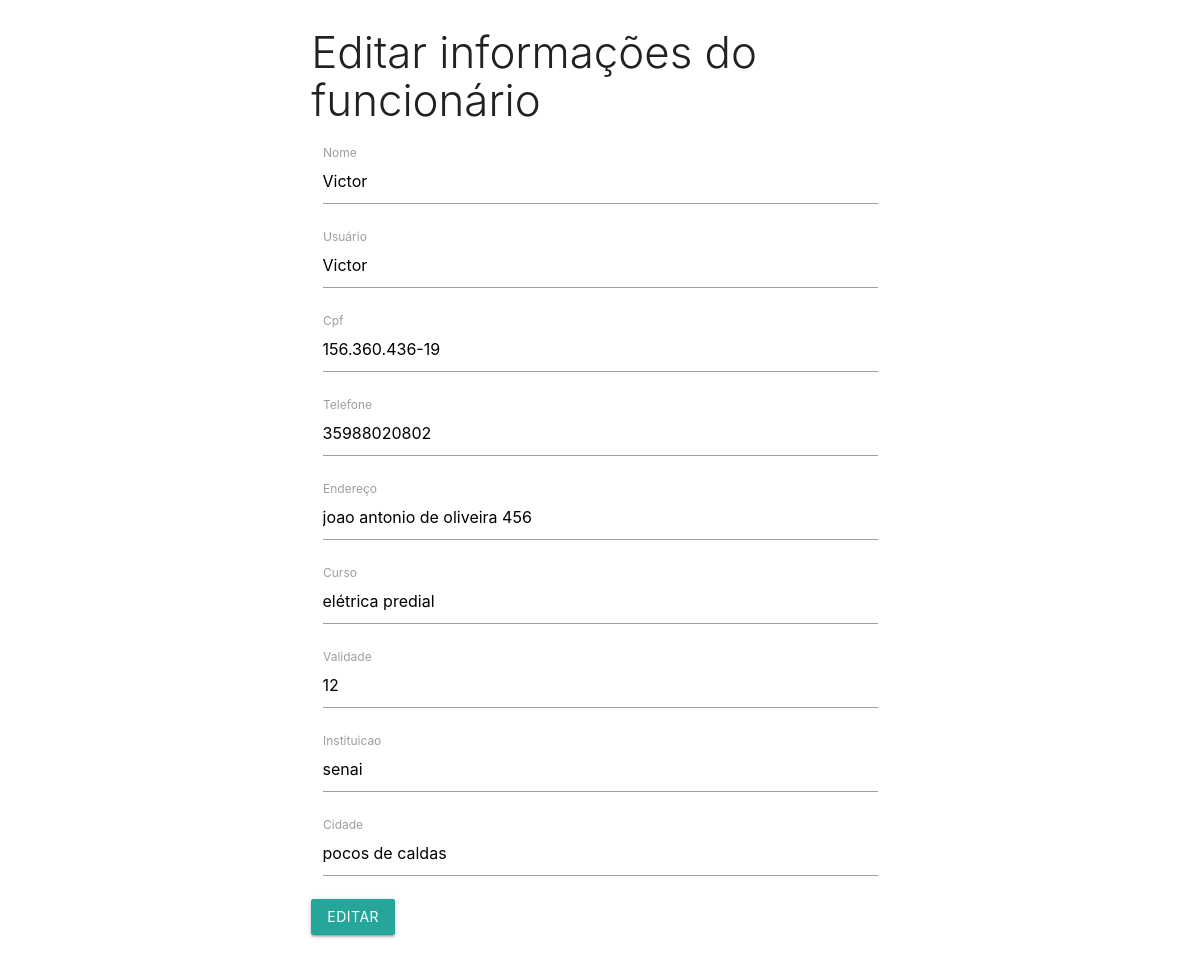
/arquivos/cadastro/editar.php?id=3, run on the app's committed database.
### tables this page shows
CREATE TABLE `tecnicos` (
  `id` int(11) NOT NULL,
  `nome` varchar(255) NOT NULL,
  `usuario` varchar(255) NOT NULL,
  `cpf` varchar(60) NOT NULL,
  `telefone` varchar(60) NOT NULL,
  `endereco` varchar(255) NOT NULL,
  `curso` varchar(255) NOT NULL,
  `validade` int(10) NOT NULL,
  `instituicao` varchar(255) NOT NULL,
  `cidade` varchar(255) NOT NULL
);

### arquivos/cadastro/editar.php (the view, shortened to what this page needs)
<?php
include_once 'php_action/db_connect.php';
include_once '../includes/header.php';
if(isset($_GET['id'])):
    $id = mysqli_escape_string($connect, $_GET['id']);
    $sql = "SELECT * FROM tecnicos WHERE id = '$id'";
    $resultado = mysqli_query($connect, $sql);
    $dados = mysqli_fetch_array($resultado);
endif;
?>
<div class="row">
    <div class="col s12 m6 push-m3">
        <h3 class="light">Editar informações do funcionário</h3>
        <form action="php_action/update.php" method="POST">
            <div class="input-field col s12">
                <input type="text" name="nome" id="nome" value="<?php echo $dados['nome']; ?>">
                <label for="nome">Nome</label>
            </div>
            <div class="input-field col s12">
                <input type="text" name="usuario" id="usuario" value="<?php echo $dados['usuario']; ?>">
                <label for="usuario">Usuário</label>
            </div>
            <div class="input-field col s12">
                <input type="text" name="cpf" id="cpf" value="<?php echo $dados['cpf']; ?>">
                <label for="cpf">Cpf</label>
            </div>
            <div class="input-field col s12">
                <input type="text" name="telefone" id="telefone" value="<?php echo $dados['telefone']; ?>">
                <label for="telefone">Telefone</label>
            </div>
            <div class="input-field col s12">
                <input type="text" name="endereco" id="endereco" value="<?php echo $dados['endereco']; ?>">
                <label for="endereco">Endereço</label>
            </div>
            <div class="input-field col s12">
                <input type="text" name="curso" id="curso" value="<?php echo $dados['curso']; ?>">
                <label for="curso">Curso</label>
            </div>
            <div class="input-field col s12">
                <input type="text" name="validade" id="validade" value="<?php echo $dados['validade']; ?>">
                <label for="validade">Validade</label>
            </div>
            <div class="input-field col s12">
                <input type="text" name="instituicao" id="instituicao" value="<?php echo $dados['instituicao']; ?>">
                <label for="instituicao">Instituicao</label>
            </div>
            <div class="input-field col s12">
                <input type="text" name="cidade" id="cidade" value="<?php echo $dados['cidade']; ?>">
                <label for="cidade">Cidade</label>
            </div>
            <button type="submit" name="btn-editar" class="btn">
                editar
            </button>
        </form>
    </div>
</div>
<?php
include_once '../includes/footer.php'
?>

### data on the page
tecnicos: nome "Victor", usuario "Victor", cpf "156.360.436-19", telefone "35988020802", endereco "joao antonio de oliveira 456", curso "elétrica predial", validade "12", instituicao "senai", cidade "pocos de caldas"
